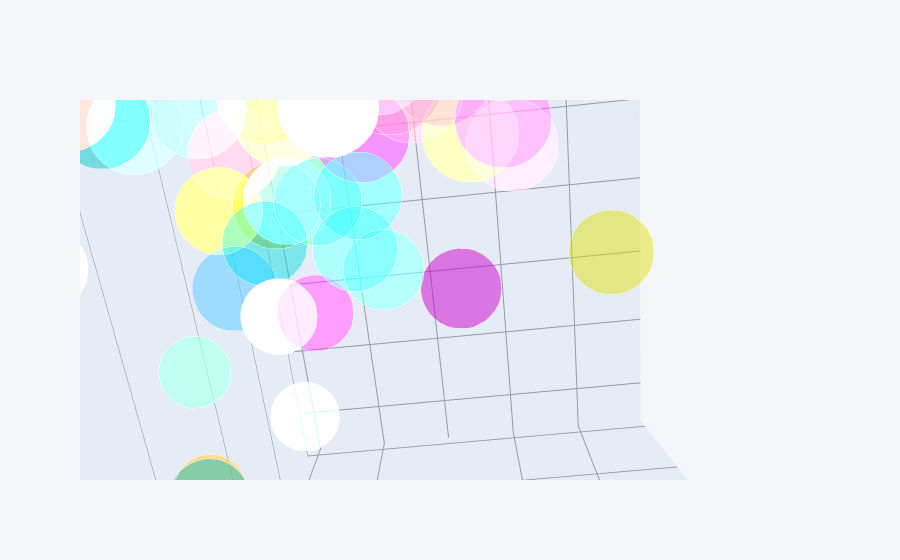

Notebook source saved alongside this figure:
### Code cell
df.iplot(x = 'sepal_length', y = 'sepal_width', z = 'petal_length', size = 'sepal_length', kind = 'bubble3d')

### Figure 1 — Plotly figure (JSON) as saved in the notebook; plotly's stock layout.template omitted (floating-point values rounded to 4 significant figures; data arrays with more than 128 entries replaced by an {"elided": "..."} marker saying what was removed)
{"data": [{"marker": {"color": {"elided": "150 str values"}, "opacity": 0.8, "size": {"elided": "150 int values"}, "symbol": "circle"}, "mode": "markers", "text": {"elided": "150 str values"}, "type": "scatter3d", "x": {"elided": "150 float values"}, "y": {"elided": "150 float values"}, "z": {"elided": "150 float values"}}], "layout": {"autosize": true, "legend": {"bgcolor": "#F5F6F9", "font": {"color": "#4D5663"}}, "paper_bgcolor": "#F5F6F9", "plot_bgcolor": "#F5F6F9", "scene": {"aspectmode": "auto", "aspectratio": {"x": 0.9709, "y": 0.6473, "z": 1.591}, "camera": {"center": {"x": 0, "y": 0, "z": 0}, "eye": {"x": 0.002714, "y": 0.0002681, "z": -0.01137}, "projection": {"type": "perspective"}, "up": {"x": 0, "y": 0, "z": 1}}, "xaxis": {"gridcolor": "#9499A3", "showgrid": true, "tickfont": {"color": "#4D5663"}, "title": {"font": {"color": "#4D5663"}, "text": ""}, "type": "linear", "zerolinecolor": "#9499A3"}, "yaxis": {"gridcolor": "#9499A3", "showgrid": true, "tickfont": {"color": "#4D5663"}, "title": {"font": {"color": "#4D5663"}, "text": ""}, "type": "linear", "zerolinecolor": "#9499A3"}, "zaxis": {"gridcolor": "#9499A3", "showgrid": true, "tickfont": {"color": "#4D5663"}, "title": {"font": {"color": "#4D5663"}, "text": ""}, "type": "linear", "zerolinecolor": "#9499A3"}}, "title": {"font": {"color": "#4D5663"}}}}
